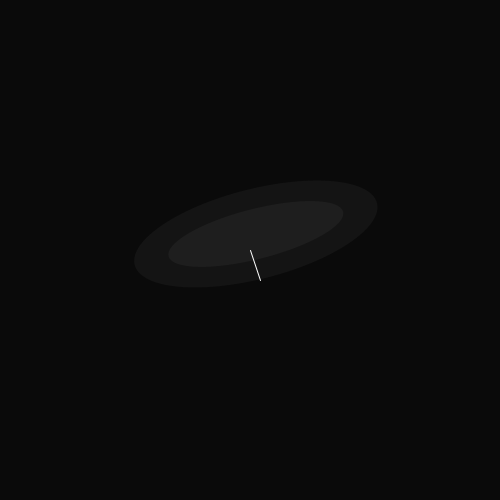
Frame 1 (no input)
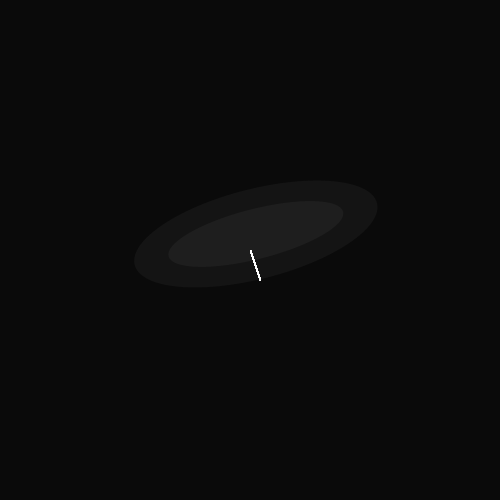
Frame 60 (the mouse pressed at the canvas centre just before this capture)
Frame 120 (the mouse held since frame 60 and released just before this capture): identical to frame 60, image omitted

The Processing sketch that drew these frames (run headless with seeded random() and noise(); from frame 60 on, the mouse is pressed at the canvas centre):

// Processing sketch: weeeeekmaybe
// ── weeeeekmaybe.pde
void setup(){
size(500,500);
background(10);
noStroke();
  rotate(-0.25);

    fill(20);
  ellipse(190,290,250,90);
  fill(30);
  ellipse(190,290,180,50);
  stroke(255);

}

void draw(){

    line(250,250,260,280);


}
